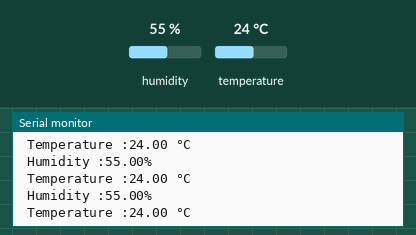
This sketch was run on a simulated Arduino Uno, built with avr-gcc and run on an emulated ATmega328P. On the bench: the last lines printed to the serial monitor. The test bench sets the inputs (shaded band); at power-on: humidity 55 %, temperature 24 °C.

Above: at 2.8 s.
2.9 s: humidity set to 22 %
At 5.5 s:
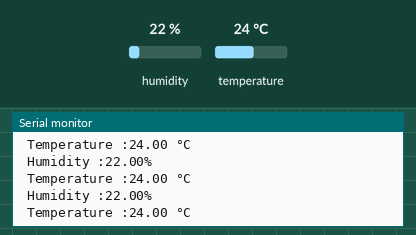
5.6 s: temperature set to 12 °C
At 6.9 s:
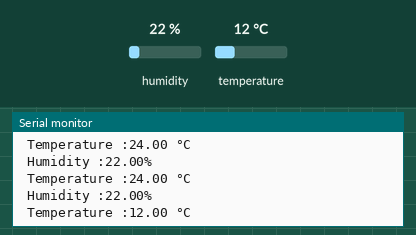
8.3 s: humidity set to 40 %
At 8.3 s:
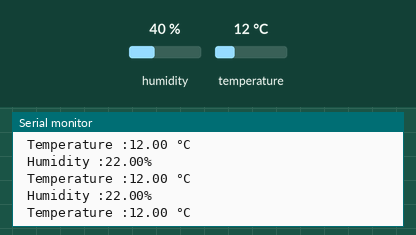
Timing chart, 0 to 11.3 s (numbered marks = the images above; inputs shaded):
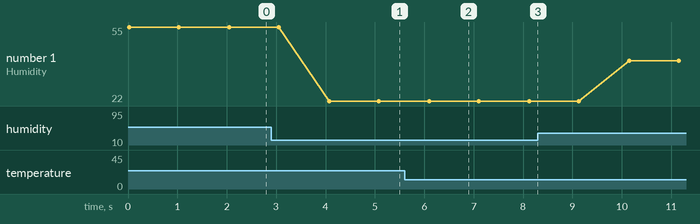

Measured:
- after the input at 2.9 s, the serial monitor: prints a new line after 1.2 s (image 1)
- after the input at 5.6 s, the serial monitor: prints a new line after 0.52 s (image 2)
- plotted number 1: 55 → 22 after the input at 2.9 s, 22 → 40 after the input at 8.3 s

The sketch:

dht11.ino
```cpp
#include <DHT.h>
#define DHTPIN 2
#define DHTTYPE DHT11
DHT dht(DHTPIN, DHTTYPE);
void setup() {
Serial.begin(9600);
dht.begin();
}
void loop() {
float h = dht.readHumidity();
float t = dht.readTemperature();
Serial.print(" Humidity :" );
Serial.print( h );
Serial.println( "%" );
Serial.print(" Temperature :" );

Serial.print( t );
Serial.println( " °C" );
delay(1000);
}
```
